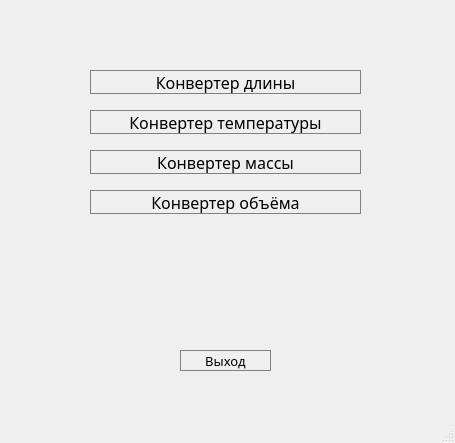
<?xml version="1.0" encoding="UTF-8"?>
<ui version="4.0">
 <class>MainWindow</class>
 <widget class="QMainWindow" name="MainWindow">
  <property name="geometry">
   <rect>
    <x>0</x>
    <y>0</y>
    <width>455</width>
    <height>443</height>
   </rect>
  </property>
  <property name="font">
   <font>
    <family>Ubuntu Mono</family>
    <pointsize>12</pointsize>
   </font>
  </property>
  <property name="windowTitle">
   <string>MainWindow</string>
  </property>
  <widget class="QWidget" name="centralwidget">
   <widget class="QPushButton" name="PushButton_exit">
    <property name="geometry">
     <rect>
      <x>180</x>
      <y>350</y>
      <width>91</width>
      <height>21</height>
     </rect>
    </property>
    <property name="font">
     <font>
      <family>Waree</family>
      <pointsize>10</pointsize>
      <weight>50</weight>
      <italic>false</italic>
      <bold>false</bold>
     </font>
    </property>
    <property name="styleSheet">
     <string notr="true">QPushButton {
   border: 1px solid gray;
}
QPushButton:pressed {
    background-color: qlineargradient(x1: 0, y1: 0, x2: 0, y2: 1,
                                      stop: 0 #dadbde, stop: 1 #f6f7fa);
}</string>
    </property>
    <property name="text">
     <string>Выход</string>
    </property>
   </widget>
   <widget class="QPushButton" name="PushButton_Conv_Length_Open">
    <property name="geometry">
     <rect>
      <x>90</x>
      <y>70</y>
      <width>271</width>
      <height>24</height>
     </rect>
    </property>
    <property name="styleSheet">
     <string notr="true">QPushButton {
   border: 1px solid gray;
}
QPushButton:pressed {
    background-color: qlineargradient(x1: 0, y1: 0, x2: 0, y2: 1,
                                      stop: 0 #dadbde, stop: 1 #f6f7fa);
}</string>
    </property>
    <property name="text">
     <string>Конвертер длины</string>
    </property>
   </widget>
   <widget class="QPushButton" name="pushButton_2">
    <property name="geometry">
     <rect>
      <x>90</x>
      <y>110</y>
      <width>271</width>
      <height>24</height>
     </rect>
    </property>
    <property name="styleSheet">
     <string notr="true">QPushButton {
   border: 1px solid gray;
}
QPushButton:pressed {
    background-color: qlineargradient(x1: 0, y1: 0, x2: 0, y2: 1,
                                      stop: 0 #dadbde, stop: 1 #f6f7fa);
}</string>
    </property>
    <property name="text">
     <string>Конвертер температуры</string>
    </property>
   </widget>
   <widget class="QPushButton" name="pushButton_3">
    <property name="geometry">
     <rect>
      <x>90</x>
      <y>150</y>
      <width>271</width>
      <height>24</height>
     </rect>
    </property>
    <property name="styleSheet">
     <string notr="true">QPushButton {
   border: 1px solid gray;
}
QPushButton:pressed {
    background-color: qlineargradient(x1: 0, y1: 0, x2: 0, y2: 1,
                                      stop: 0 #dadbde, stop: 1 #f6f7fa);
}</string>
    </property>
    <property name="text">
     <string>Конвертер массы</string>
    </property>
   </widget>
   <widget class="QPushButton" name="pushButton_4">
    <property name="geometry">
     <rect>
      <x>90</x>
      <y>190</y>
      <width>271</width>
      <height>24</height>
     </rect>
    </property>
    <property name="styleSheet">
     <string notr="true">QPushButton {
   border: 1px solid gray;
}
QPushButton:pressed {
    background-color: qlineargradient(x1: 0, y1: 0, x2: 0, y2: 1,
                                      stop: 0 #dadbde, stop: 1 #f6f7fa);
}</string>
    </property>
    <property name="text">
     <string>Конвертер объёма</string>
    </property>
   </widget>
  </widget>
  <widget class="QMenuBar" name="menubar">
   <property name="geometry">
    <rect>
     <x>0</x>
     <y>0</y>
     <width>455</width>
     <height>22</height>
    </rect>
   </property>
  </widget>
  <widget class="QStatusBar" name="statusbar"/>
 </widget>
 <resources/>
 <connections/>
</ui>
